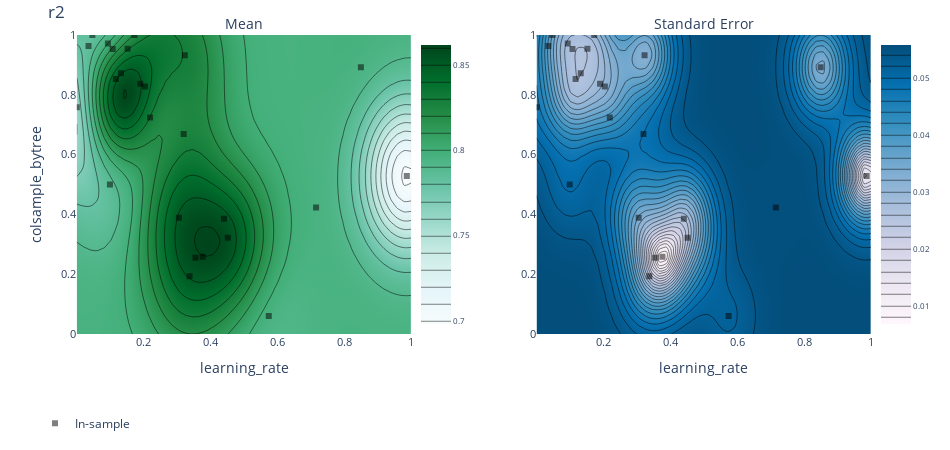

Notebook code for this chart:
### Code cell
render(ax_client.get_contour_plot(param_x="learning_rate", param_y="colsample_bytree", metric_name="r2"))

### Figure 1 — Plotly figure (JSON) as saved in the notebook; plotly's stock layout.template omitted (floating-point values rounded to 4 significant figures; data arrays with more than 128 entries replaced by an {"elided": "..."} marker saying what was removed)
{"data": [{"autocolorscale": false, "autocontour": true, "colorbar": {"tickfont": {"size": 8}, "ticksuffix": "", "x": 0.45, "y": 0.5}, "colorscale": [[0, "rgb(247,252,253)"], [0.125, "rgb(229,245,249)"], [0.25, "rgb(204,236,230)"], [0.375, "rgb(153,216,201)"], [0.5, "rgb(102,194,164)"], [0.625, "rgb(65,174,118)"], [0.75, "rgb(35,139,69)"], [0.875, "rgb(0,109,44)"], [1, "rgb(0,68,27)"]], "contours": {"coloring": "heatmap"}, "hoverinfo": "x+y+z", "ncontours": 25, "type": "contour", "x": [0.001, 0.02139, 0.04178, 0.06216, 0.08255, 0.1029, 0.1233, 0.1437, 0.1641, 0.1845, 0.2049, 0.2253, 0.2457, 0.266, 0.2864, 0.3068, 0.3272, 0.3476, 0.368, 0.3884, 0.4088, 0.4291, 0.4495, 0.4699, 0.4903, 0.5107, 0.5311, 0.5515, 0.5719, 0.5922, 0.6126, 0.633, 0.6534, 0.6738, 0.6942, 0.7146, 0.735, 0.7553, 0.7757, 0.7961, 0.8165, 0.8369, 0.8573, 0.8777, 0.8981, 0.9184, 0.9388, 0.9592, 0.9796, 1], "xaxis": "x", "y": [0, 0.02041, 0.04082, 0.06122, 0.08163, 0.102, 0.1224, 0.1429, 0.1633, 0.1837, 0.2041, 0.2245, 0.2449, 0.2653, 0.2857, 0.3061, 0.3265, 0.3469, 0.3673, 0.3878, 0.4082, 0.4286, 0.449, 0.4694, 0.4898, 0.5102, 0.5306, 0.551, 0.5714, 0.5918, 0.6122, 0.6327, 0.6531, 0.6735, 0.6939, 0.7143, 0.7347, 0.7551, 0.7755, 0.7959, 0.8163, 0.8367, 0.8571, 0.8776, 0.898, 0.9184, 0.9388, 0.9592, 0.9796, 1], "yaxis": "y", "z": {"elided": "50x50 float values"}, "zauto": true, "zmax": 0.8617, "zmin": -0.8617}, {"autocolorscale": false, "autocontour": true, "colorbar": {"tickfont": {"size": 8}, "ticksuffix": "", "x": 1, "y": 0.5}, "colorscale": [[0, "rgb(255,247,251)"], [0.1429, "rgb(236,231,242)"], [0.2857, "rgb(208,209,230)"], [0.4286, "rgb(166,189,219)"], [0.5714, "rgb(116,169,207)"], [0.7143, "rgb(54,144,192)"], [0.8571, "rgb(5,112,176)"], [1, "rgb(3,78,123)"]], "contours": {"coloring": "heatmap"}, "hoverinfo": "x+y+z", "ncontours": 25, "type": "contour", "x": [0.001, 0.02139, 0.04178, 0.06216, 0.08255, 0.1029, 0.1233, 0.1437, 0.1641, 0.1845, 0.2049, 0.2253, 0.2457, 0.266, 0.2864, 0.3068, 0.3272, 0.3476, 0.368, 0.3884, 0.4088, 0.4291, 0.4495, 0.4699, 0.4903, 0.5107, 0.5311, 0.5515, 0.5719, 0.5922, 0.6126, 0.633, 0.6534, 0.6738, 0.6942, 0.7146, 0.735, 0.7553, 0.7757, 0.7961, 0.8165, 0.8369, 0.8573, 0.8777, 0.8981, 0.9184, 0.9388, 0.9592, 0.9796, 1], "xaxis": "x2", "y": [0, 0.02041, 0.04082, 0.06122, 0.08163, 0.102, 0.1224, 0.1429, 0.1633, 0.1837, 0.2041, 0.2245, 0.2449, 0.2653, 0.2857, 0.3061, 0.3265, 0.3469, 0.3673, 0.3878, 0.4082, 0.4286, 0.449, 0.4694, 0.4898, 0.5102, 0.5306, 0.551, 0.5714, 0.5918, 0.6122, 0.6327, 0.6531, 0.6735, 0.6939, 0.7143, 0.7347, 0.7551, 0.7755, 0.7959, 0.8163, 0.8367, 0.8571, 0.8776, 0.898, 0.9184, 0.9388, 0.9592, 0.9796, 1], "yaxis": "y2", "z": {"elided": "50x50 float values"}}, {"hoverinfo": "text", "legendgroup": "In-sample", "marker": {"color": "black", "opacity": 0.5, "symbol": 1}, "mode": "markers", "name": "In-sample", "text": ["Arm 0_0<br>r2: 0.751956 (SEM: None)<br>learning_rate: 0.1<br>max_depth: 2<br>colsample_bytree: 0.5<br>reg_alpha: 0.1", "Arm 1_0<br>r2: 0.784741 (SEM: None)<br>learning_rate: 0.574489<br>max_depth: 6<br>colsample_bytree: 0.0604877<br>reg_alpha: 9.10068e-06", "Arm 2_0<br>r2: 0.724724 (SEM: None)<br>learning_rate: 0.219636<br>max_depth: 1<br>colsample_bytree: 0.723913<br>reg_alpha: 3.66897", "Arm 3_0<br>r2: 0.870054 (SEM: None)<br>learning_rate: 0.451961<br>max_depth: 5<br>colsample_bytree: 0.322058<br>reg_alpha: 0.000848621", "Arm 4_0<br>r2: 0.795635 (SEM: None)<br>learning_rate: 0.849713<br>max_depth: 3<br>colsample_bytree: 0.89203<br>reg_alpha: 0.108189", "Arm 5_0<br>r2: 0.632996 (SEM: None)<br>learning_rate: 0.986875<br>max_depth: 4<br>colsample_bytree: 0.52832<br>reg_alpha: 0.0122057", "Arm 6_0<br>r2: 0.857541 (SEM: None)<br>learning_rate: 0.337849<br>max_depth: 3<br>colsample_bytree: 0.193089<br>reg_alpha: 8.44128e-05", "Arm 7_0<br>r2: 0.871079 (SEM: None)<br>learning_rate: 0.117475<br>max_depth: 5<br>colsample_bytree: 0.852757<br>reg_alpha: 1.13812", "Arm 8_0<br>r2: 0.794878 (SEM: None)<br>learning_rate: 0.715798<br>max_depth: 1<br>colsample_bytree: 0.42334<br>reg_alpha: 2.48904e-06", "Arm 9_0<br>r2: 0.862812 (SEM: None)<br>learning_rate: 0.306009<br>max_depth: 5<br>colsample_bytree: 0.389098<br>reg_alpha: 0.000105914", "Arm 10_0<br>r2: 0.843387 (SEM: None)<br>learning_rate: 0.32032<br>max_depth: 6<br>colsample_bytree: 0.66913<br>reg_alpha: 0.53404", "Arm 11_0<br>r2: 0.860215 (SEM: None)<br>learning_rate: 0.377027<br>max_depth: 4<br>colsample_bytree: 0.258102<br>reg_alpha: 0.669413", "Arm 12_0<br>r2: 0.845361 (SEM: None)<br>learning_rate: 0.0361143<br>max_depth: 6<br>colsample_bytree: 0.962909<br>reg_alpha: 0.0935829", "Arm 13_0<br>r2: 0.848907 (SEM: None)<br>learning_rate: 0.440913<br>max_depth: 4<br>colsample_bytree: 0.385313<br>reg_alpha: 1e-06", "Arm 14_0<br>r2: 0.838121 (SEM: None)<br>learning_rate: 0.323548<br>max_depth: 5<br>colsample_bytree: 0.932195<br>reg_alpha: 10", "Arm 15_0<br>r2: 0.109546 (SEM: None)<br>learning_rate: 0.001<br>max_depth: 6<br>colsample_bytree: 0.758655<br>reg_alpha: 10", "Arm 16_0<br>r2: 0.862319 (SEM: None)<br>learning_rate: 0.0476131<br>max_depth: 6<br>colsample_bytree: 1<br>reg_alpha: 0.573698", "Arm 17_0<br>r2: 0.867914 (SEM: None)<br>learning_rate: 0.152804<br>max_depth: 5<br>colsample_bytree: 0.953833<br>reg_alpha: 0.0610748", "Arm 18_0<br>r2: 0.859195 (SEM: None)<br>learning_rate: 0.0939733<br>max_depth: 5<br>colsample_bytree: 0.971869<br>reg_alpha: 6.61419e-05", "Arm 19_0<br>r2: 0.833394 (SEM: None)<br>learning_rate: 0.190651<br>max_depth: 6<br>colsample_bytree: 0.837254<br>reg_alpha: 10", "Arm 20_0<br>r2: 0.837858 (SEM: None)<br>learning_rate: 0.108199<br>max_depth: 5<br>colsample_bytree: 0.953522<br>reg_alpha: 10", "Arm 21_0<br>r2: 0.865527 (SEM: None)<br>learning_rate: 0.204919<br>max_depth: 5<br>colsample_bytree: 0.828026<br>reg_alpha: 0.000686146", "Arm 22_0<br>r2: 0.875123 (SEM: None)<br>learning_rate: 0.17307<br>max_depth: 6<br>colsample_bytree: 1<br>reg_alpha: 0.00380058", "Arm 23_0<br>r2: 0.854262 (SEM: None)<br>learning_rate: 0.355676<br>max_depth: 4<br>colsample_bytree: 0.25527<br>reg_alpha: 1.09743e-05", "Arm 24_0<br>r2: 0.879685 (SEM: None)<br>learning_rate: 0.132958<br>max_depth: 6<br>colsample_bytree: 0.872356<br>reg_alpha: 0.00377133"], "type": "scatter", "x": [0.1, 0.5745, 0.2196, 0.452, 0.8497, 0.9869, 0.3378, 0.1175, 0.7158, 0.306, 0.3203, 0.377, 0.03611, 0.4409, 0.3235, 0.001, 0.04761, 0.1528, 0.09397, 0.1907, 0.1082, 0.2049, 0.1731, 0.3557, 0.133], "xaxis": "x", "y": [0.5, 0.06049, 0.7239, 0.3221, 0.892, 0.5283, 0.1931, 0.8528, 0.4233, 0.3891, 0.6691, 0.2581, 0.9629, 0.3853, 0.9322, 0.7587, 1, 0.9538, 0.9719, 0.8373, 0.9535, 0.828, 1, 0.2553, 0.8724], "yaxis": "y"}, {"hoverinfo": "text", "legendgroup": "In-sample", "marker": {"color": "black", "opacity": 0.5, "symbol": 1}, "mode": "markers", "name": "In-sample", "showlegend": false, "text": ["Arm 0_0<br>r2: 0.751956 (SEM: None)<br>learning_rate: 0.1<br>max_depth: 2<br>colsample_bytree: 0.5<br>reg_alpha: 0.1", "Arm 1_0<br>r2: 0.784741 (SEM: None)<br>learning_rate: 0.574489<br>max_depth: 6<br>colsample_bytree: 0.0604877<br>reg_alpha: 9.10068e-06", "Arm 2_0<br>r2: 0.724724 (SEM: None)<br>learning_rate: 0.219636<br>max_depth: 1<br>colsample_bytree: 0.723913<br>reg_alpha: 3.66897", "Arm 3_0<br>r2: 0.870054 (SEM: None)<br>learning_rate: 0.451961<br>max_depth: 5<br>colsample_bytree: 0.322058<br>reg_alpha: 0.000848621", "Arm 4_0<br>r2: 0.795635 (SEM: None)<br>learning_rate: 0.849713<br>max_depth: 3<br>colsample_bytree: 0.89203<br>reg_alpha: 0.108189", "Arm 5_0<br>r2: 0.632996 (SEM: None)<br>learning_rate: 0.986875<br>max_depth: 4<br>colsample_bytree: 0.52832<br>reg_alpha: 0.0122057", "Arm 6_0<br>r2: 0.857541 (SEM: None)<br>learning_rate: 0.337849<br>max_depth: 3<br>colsample_bytree: 0.193089<br>reg_alpha: 8.44128e-05", "Arm 7_0<br>r2: 0.871079 (SEM: None)<br>learning_rate: 0.117475<br>max_depth: 5<br>colsample_bytree: 0.852757<br>reg_alpha: 1.13812", "Arm 8_0<br>r2: 0.794878 (SEM: None)<br>learning_rate: 0.715798<br>max_depth: 1<br>colsample_bytree: 0.42334<br>reg_alpha: 2.48904e-06", "Arm 9_0<br>r2: 0.862812 (SEM: None)<br>learning_rate: 0.306009<br>max_depth: 5<br>colsample_bytree: 0.389098<br>reg_alpha: 0.000105914", "Arm 10_0<br>r2: 0.843387 (SEM: None)<br>learning_rate: 0.32032<br>max_depth: 6<br>colsample_bytree: 0.66913<br>reg_alpha: 0.53404", "Arm 11_0<br>r2: 0.860215 (SEM: None)<br>learning_rate: 0.377027<br>max_depth: 4<br>colsample_bytree: 0.258102<br>reg_alpha: 0.669413", "Arm 12_0<br>r2: 0.845361 (SEM: None)<br>learning_rate: 0.0361143<br>max_depth: 6<br>colsample_bytree: 0.962909<br>reg_alpha: 0.0935829", "Arm 13_0<br>r2: 0.848907 (SEM: None)<br>learning_rate: 0.440913<br>max_depth: 4<br>colsample_bytree: 0.385313<br>reg_alpha: 1e-06", "Arm 14_0<br>r2: 0.838121 (SEM: None)<br>learning_rate: 0.323548<br>max_depth: 5<br>colsample_bytree: 0.932195<br>reg_alpha: 10", "Arm 15_0<br>r2: 0.109546 (SEM: None)<br>learning_rate: 0.001<br>max_depth: 6<br>colsample_bytree: 0.758655<br>reg_alpha: 10", "Arm 16_0<br>r2: 0.862319 (SEM: None)<br>learning_rate: 0.0476131<br>max_depth: 6<br>colsample_bytree: 1<br>reg_alpha: 0.573698", "Arm 17_0<br>r2: 0.867914 (SEM: None)<br>learning_rate: 0.152804<br>max_depth: 5<br>colsample_bytree: 0.953833<br>reg_alpha: 0.0610748", "Arm 18_0<br>r2: 0.859195 (SEM: None)<br>learning_rate: 0.0939733<br>max_depth: 5<br>colsample_bytree: 0.971869<br>reg_alpha: 6.61419e-05", "Arm 19_0<br>r2: 0.833394 (SEM: None)<br>learning_rate: 0.190651<br>max_depth: 6<br>colsample_bytree: 0.837254<br>reg_alpha: 10", "Arm 20_0<br>r2: 0.837858 (SEM: None)<br>learning_rate: 0.108199<br>max_depth: 5<br>colsample_bytree: 0.953522<br>reg_alpha: 10", "Arm 21_0<br>r2: 0.865527 (SEM: None)<br>learning_rate: 0.204919<br>max_depth: 5<br>colsample_bytree: 0.828026<br>reg_alpha: 0.000686146", "Arm 22_0<br>r2: 0.875123 (SEM: None)<br>learning_rate: 0.17307<br>max_depth: 6<br>colsample_bytree: 1<br>reg_alpha: 0.00380058", "Arm 23_0<br>r2: 0.854262 (SEM: None)<br>learning_rate: 0.355676<br>max_depth: 4<br>colsample_bytree: 0.25527<br>reg_alpha: 1.09743e-05", "Arm 24_0<br>r2: 0.879685 (SEM: None)<br>learning_rate: 0.132958<br>max_depth: 6<br>colsample_bytree: 0.872356<br>reg_alpha: 0.00377133"], "type": "scatter", "x": [0.1, 0.5745, 0.2196, 0.452, 0.8497, 0.9869, 0.3378, 0.1175, 0.7158, 0.306, 0.3203, 0.377, 0.03611, 0.4409, 0.3235, 0.001, 0.04761, 0.1528, 0.09397, 0.1907, 0.1082, 0.2049, 0.1731, 0.3557, 0.133], "xaxis": "x2", "y": [0.5, 0.06049, 0.7239, 0.3221, 0.892, 0.5283, 0.1931, 0.8528, 0.4233, 0.3891, 0.6691, 0.2581, 0.9629, 0.3853, 0.9322, 0.7587, 1, 0.9538, 0.9719, 0.8373, 0.9535, 0.828, 1, 0.2553, 0.8724], "yaxis": "y2"}], "layout": {"annotations": [{"font": {"size": 14}, "showarrow": false, "text": "Mean", "x": 0.25, "xanchor": "center", "xref": "paper", "y": 1, "yanchor": "bottom", "yref": "paper"}, {"font": {"size": 14}, "showarrow": false, "text": "Standard Error", "x": 0.8, "xanchor": "center", "xref": "paper", "y": 1, "yanchor": "bottom", "yref": "paper"}], "autosize": false, "height": 450, "hovermode": "closest", "legend": {"orientation": "h", "x": 0, "y": -0.25}, "margin": {"b": 100, "l": 35, "pad": 0, "r": 35, "t": 35}, "title": {"text": "r2"}, "width": 950, "xaxis": {"anchor": "y", "autorange": false, "domain": [0.05, 0.45], "exponentformat": "e", "range": [0.001, 1], "tickfont": {"size": 11}, "tickmode": "auto", "title": {"text": "learning_rate"}, "type": "linear"}, "xaxis2": {"anchor": "y2", "autorange": false, "domain": [0.6, 1], "exponentformat": "e", "range": [0.001, 1], "tickfont": {"size": 11}, "tickmode": "auto", "title": {"text": "learning_rate"}, "type": "linear"}, "yaxis": {"anchor": "x", "autorange": false, "domain": [0, 1], "exponentformat": "e", "range": [0, 1], "tickfont": {"size": 11}, "tickmode": "auto", "title": {"text": "colsample_bytree"}, "type": "linear"}, "yaxis2": {"anchor": "x2", "autorange": false, "domain": [0, 1], "exponentformat": "e", "range": [0, 1], "tickfont": {"size": 11}, "tickmode": "auto", "type": "linear"}}}
